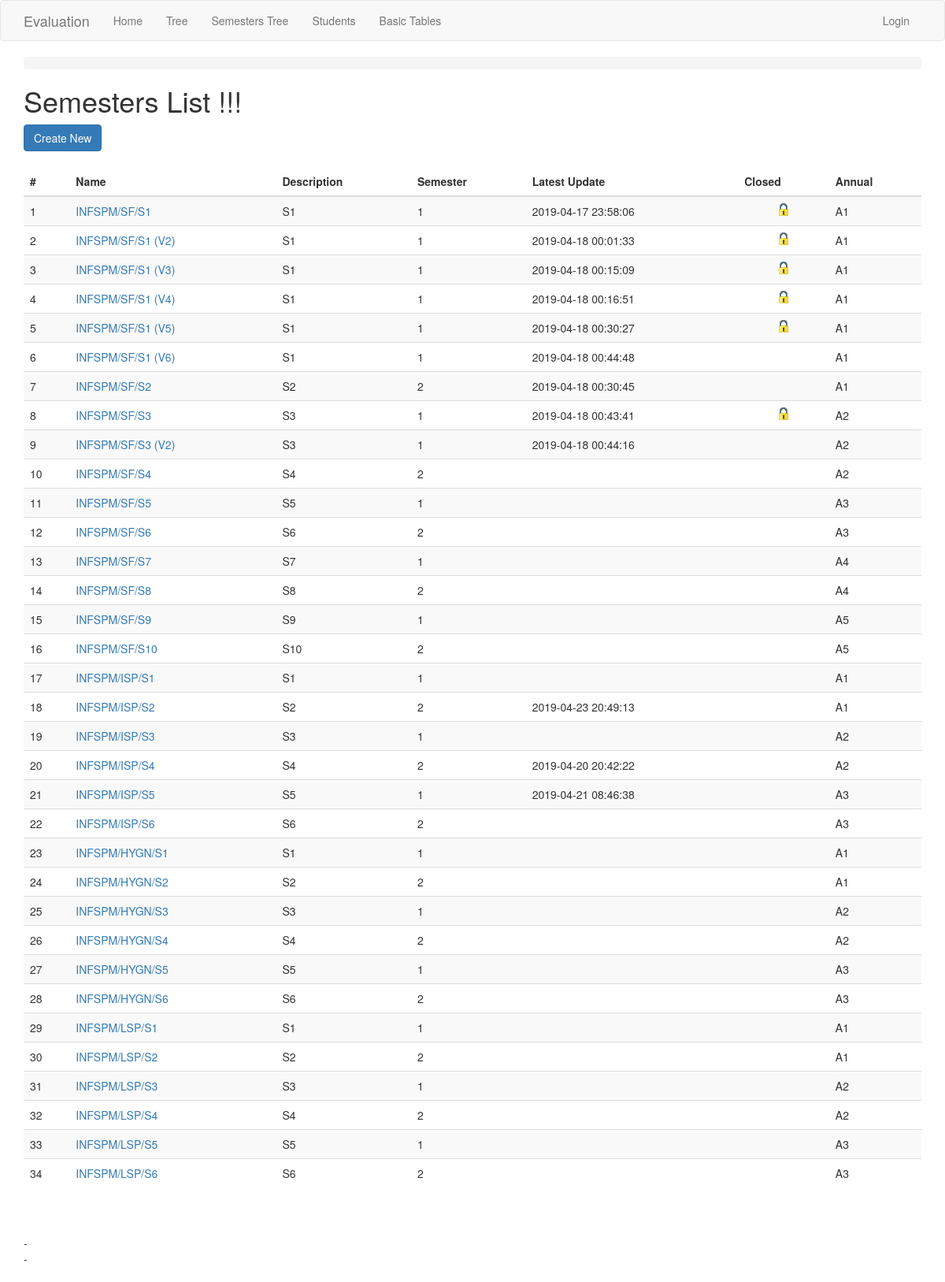
The app's page /semester/ with its own data.
### app/models.py (models this page shows, shortened)
class Semester(db.Model):
    id = db.Column(db.Integer, primary_key=True)
    name = db.Column(db.String(250))
    display_name = db.Column(db.String(250))
    semester = db.Column(db.Integer)
    latest_update = db.Column(db.DateTime, default=datetime.utcnow, onupdate=datetime.utcnow)
    is_closed = db.Column(db.Boolean, default=False)
    annual_id = db.Column(db.Integer, db.ForeignKey('annual.id'))
    units = db.relationship('Unit', backref='semester', order_by="Unit.order")
    sessions = db.relationship('Session', backref='semester')
    def is_locked(self):
        if self.is_closed == True:
            return True
        for session in self.sessions:
            if session.is_closed == True:
                return True
        return False

class Annual(db.Model):
    id = db.Column(db.Integer, primary_key=True)
    name = db.Column(db.String(250))
    display_name = db.Column(db.String(250))
    annual = db.Column(db.Integer)
    branch_id = db.Column(db.Integer, db.ForeignKey('branch.id'))
    semesters = db.relationship('Semester', backref='annual')
    annual_sessions = db.relationship('AnnualSession', backref='annual')

### app/routesBasicTables.py (the view)
@app.route('/semester/')
@register_breadcrumb(app, '.basic.semester', 'Semesteres')
def semester_index():
    semesters = Semester.query.join(Annual)\
        .order_by(Annual.id, Semester.semester, Semester.latest_update).all()
    return render_template('basic-forms/semester/index.html', title='Semesters List', semesters=semesters)

### app/templates/basic-forms/semester/index.html (shortened to what this page needs)
{% extends "base.html" %}
{% block styles %}
  {{super()}}
{% endblock %}
{% block app_content %}
  <h1>Semesters List !!!</h1>
  <div>
      <a class="btn btn-primary" href="{{ url_for('semester_create') }}">Create New</a>
  </div>
  <div>
    <table class="table table-striped">
      <thead>
        <tr>
          <th scope="col">#</th>
          <th scope="col">Name</th>
          <th scope="col">Description</th>
          <th scope="col">Semester</th>
          <th scope="col">Latest Update</th>
          <th scope="col">Closed</th>
          <th scope="col">Annual</th>
        </tr>
      </thead>
      <tbody>
      {% for semester in semesters %}
        <tr>
          <td>{{loop.index}}</td>
          <td><a href="{{ url_for('semester_view', id=semester.id) }}">{{ semester.name }}</a></td>
          <td>{{ semester.display_name | replace("None", "") }}</td>
          <td>{{ semester.semester | replace("None", "") }}</td>
          <td>
            {% if semester.latest_update != None %}
              {{ semester.latest_update.strftime('%Y-%m-%d %H:%M:%S') }}
            {% endif %}
          </td>
          <td>
            {% if semester.is_locked() == True %}
              <img align="center" class="center" src="{{ url_for('static', filename='img/lock.png') }}">
            {% endif %}
          </td>
          <td>{{ semester.annual.display_name | replace("None", "") }}</td>
        </tr>
      {% endfor %}
      </tbody>
    </table>
    - </br>
    - </br>
  </div>
{% endblock %}

### app/templates/basic-forms/semester/index.html (style rules this page uses)
.center { display: block; margin-left: auto; margin-right: auto; }

### records on screen
Semester: name "INFSPM/SF/S1", display_name "S1", semester "1", latest_update "2019-04-17 23:58:06", is_closed True (drawn), annual.display_name "A1"
Semester: name "INFSPM/SF/S1 (V2)", display_name "S1", semester "1", latest_update "2019-04-18 00:01:33", is_closed True (drawn), annual.display_name "A1"
Semester: name "INFSPM/SF/S1 (V3)", display_name "S1", semester "1", latest_update "2019-04-18 00:15:09", is_closed True (drawn), annual.display_name "A1"
Semester: name "INFSPM/SF/S1 (V4)", display_name "S1", semester "1", latest_update "2019-04-18 00:16:51", is_closed True (drawn), annual.display_name "A1"
Semester: name "INFSPM/SF/S1 (V5)", display_name "S1", semester "1", latest_update "2019-04-18 00:30:27", is_closed True (drawn), annual.display_name "A1"
Semester: name "INFSPM/SF/S1 (V6)", display_name "S1", semester "1", latest_update "2019-04-18 00:44:48", annual.display_name "A1"
Semester: name "INFSPM/SF/S2", display_name "S2", semester "2", latest_update "2019-04-18 00:30:45", annual.display_name "A1"
Semester: name "INFSPM/SF/S3", display_name "S3", semester "1", latest_update "2019-04-18 00:43:41", is_closed True (drawn), annual.display_name "A2"
Semester: name "INFSPM/SF/S3 (V2)", display_name "S3", semester "1", latest_update "2019-04-18 00:44:16", annual.display_name "A2"
Semester: name "INFSPM/SF/S4", display_name "S4", semester "2", annual.display_name "A2"
Semester: name "INFSPM/SF/S5", display_name "S5", semester "1", annual.display_name "A3"
Semester: name "INFSPM/SF/S6", display_name "S6", semester "2", annual.display_name "A3"
Semester: name "INFSPM/SF/S7", display_name "S7", semester "1", annual.display_name "A4"
Semester: name "INFSPM/SF/S8", display_name "S8", semester "2", annual.display_name "A4"
Semester: name "INFSPM/SF/S9", display_name "S9", semester "1", annual.display_name "A5"
Semester: name "INFSPM/SF/S10", display_name "S10", semester "2", annual.display_name "A5"
Semester: name "INFSPM/ISP/S1", display_name "S1", semester "1", annual.display_name "A1"
Semester: name "INFSPM/ISP/S2", display_name "S2", semester "2", latest_update "2019-04-23 20:49:13", annual.display_name "A1"
Semester: name "INFSPM/ISP/S3", display_name "S3", semester "1", annual.display_name "A2"
Semester: name "INFSPM/ISP/S4", display_name "S4", semester "2", latest_update "2019-04-20 20:42:22", annual.display_name "A2"
Semester: name "INFSPM/ISP/S5", display_name "S5", semester "1", latest_update "2019-04-21 08:46:38", annual.display_name "A3"
Semester: name "INFSPM/ISP/S6", display_name "S6", semester "2", annual.display_name "A3"
Semester: name "INFSPM/HYGN/S1", display_name "S1", semester "1", annual.display_name "A1"
Semester: name "INFSPM/HYGN/S2", display_name "S2", semester "2", annual.display_name "A1"
Semester: name "INFSPM/HYGN/S3", display_name "S3", semester "1", annual.display_name "A2"
Semester: name "INFSPM/HYGN/S4", display_name "S4", semester "2", annual.display_name "A2"
Semester: name "INFSPM/HYGN/S5", display_name "S5", semester "1", annual.display_name "A3"
Semester: name "INFSPM/HYGN/S6", display_name "S6", semester "2", annual.display_name "A3"
Semester: name "INFSPM/LSP/S1", display_name "S1", semester "1", annual.display_name "A1"
Semester: name "INFSPM/LSP/S2", display_name "S2", semester "2", annual.display_name "A1"
Semester: name "INFSPM/LSP/S3", display_name "S3", semester "1", annual.display_name "A2"
Semester: name "INFSPM/LSP/S4", display_name "S4", semester "2", annual.display_name "A2"
Semester: name "INFSPM/LSP/S5", display_name "S5", semester "1", annual.display_name "A3"
Semester: name "INFSPM/LSP/S6", display_name "S6", semester "2", annual.display_name "A3"
